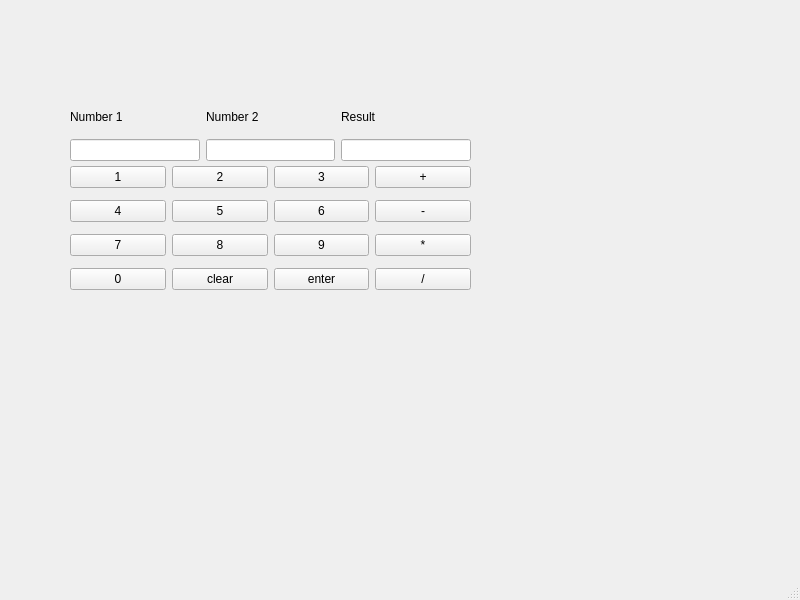
<?xml version="1.0" encoding="UTF-8"?>
<ui version="4.0">
 <class>MainWindow</class>
 <widget class="QMainWindow" name="MainWindow">
  <property name="geometry">
   <rect>
    <x>0</x>
    <y>0</y>
    <width>800</width>
    <height>600</height>
   </rect>
  </property>
  <property name="windowTitle">
   <string>MainWindow</string>
  </property>
  <widget class="QWidget" name="centralwidget">
   <widget class="QWidget" name="gridLayoutWidget">
    <property name="geometry">
     <rect>
      <x>70</x>
      <y>160</y>
      <width>401</width>
      <height>139</height>
     </rect>
    </property>
    <layout class="QGridLayout" name="gridLayout">
     <item row="2" column="0">
      <widget class="QPushButton" name="N7">
       <property name="text">
        <string>7</string>
       </property>
      </widget>
     </item>
     <item row="2" column="1">
      <widget class="QPushButton" name="N8">
       <property name="text">
        <string>8</string>
       </property>
      </widget>
     </item>
     <item row="2" column="2">
      <widget class="QPushButton" name="N9">
       <property name="text">
        <string>9</string>
       </property>
      </widget>
     </item>
     <item row="0" column="3">
      <widget class="QPushButton" name="add">
       <property name="text">
        <string>+</string>
       </property>
      </widget>
     </item>
     <item row="1" column="3">
      <widget class="QPushButton" name="sub">
       <property name="text">
        <string>-</string>
       </property>
      </widget>
     </item>
     <item row="1" column="2">
      <widget class="QPushButton" name="N6">
       <property name="text">
        <string>6</string>
       </property>
      </widget>
     </item>
     <item row="0" column="2">
      <widget class="QPushButton" name="N3">
       <property name="text">
        <string>3</string>
       </property>
      </widget>
     </item>
     <item row="2" column="3">
      <widget class="QPushButton" name="mul">
       <property name="text">
        <string>*</string>
       </property>
      </widget>
     </item>
     <item row="0" column="0">
      <widget class="QPushButton" name="N1">
       <property name="text">
        <string>1</string>
       </property>
      </widget>
     </item>
     <item row="0" column="1">
      <widget class="QPushButton" name="N2">
       <property name="text">
        <string>2</string>
       </property>
      </widget>
     </item>
     <item row="1" column="0">
      <widget class="QPushButton" name="N4">
       <property name="text">
        <string>4</string>
       </property>
      </widget>
     </item>
     <item row="1" column="1">
      <widget class="QPushButton" name="N5">
       <property name="text">
        <string>5</string>
       </property>
      </widget>
     </item>
     <item row="3" column="0">
      <widget class="QPushButton" name="N0">
       <property name="text">
        <string>0</string>
       </property>
      </widget>
     </item>
     <item row="3" column="1">
      <widget class="QPushButton" name="clear">
       <property name="text">
        <string>clear</string>
       </property>
      </widget>
     </item>
     <item row="3" column="2">
      <widget class="QPushButton" name="enter">
       <property name="text">
        <string>enter</string>
       </property>
      </widget>
     </item>
     <item row="3" column="3">
      <widget class="QPushButton" name="div">
       <property name="text">
        <string>/</string>
       </property>
      </widget>
     </item>
    </layout>
   </widget>
   <widget class="QWidget" name="gridLayoutWidget_2">
    <property name="geometry">
     <rect>
      <x>70</x>
      <y>100</y>
      <width>401</width>
      <height>61</height>
     </rect>
    </property>
    <layout class="QGridLayout" name="gridLayout_2">
     <item row="1" column="1">
      <widget class="QLineEdit" name="num2"/>
     </item>
     <item row="1" column="2">
      <widget class="QLineEdit" name="result"/>
     </item>
     <item row="1" column="0">
      <widget class="QLineEdit" name="num1"/>
     </item>
     <item row="0" column="0">
      <widget class="QLabel" name="label">
       <property name="text">
        <string>Number 1</string>
       </property>
      </widget>
     </item>
     <item row="0" column="1">
      <widget class="QLabel" name="label_2">
       <property name="text">
        <string>Number 2</string>
       </property>
      </widget>
     </item>
     <item row="0" column="2">
      <widget class="QLabel" name="label_3">
       <property name="text">
        <string>Result</string>
       </property>
      </widget>
     </item>
    </layout>
   </widget>
  </widget>
  <widget class="QMenuBar" name="menubar">
   <property name="geometry">
    <rect>
     <x>0</x>
     <y>0</y>
     <width>800</width>
     <height>26</height>
    </rect>
   </property>
  </widget>
  <widget class="QStatusBar" name="statusbar"/>
 </widget>
 <resources/>
 <connections/>
</ui>
